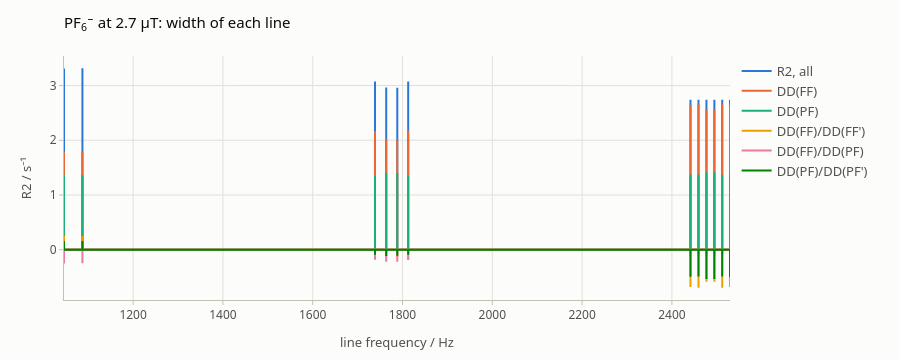

Notebook source saved alongside this figure:
### Markdown cell above
At zero field the lines are those of the `J`-spectrum, `(K + 1/2) J`: 1065,
1775 and 2485 Hz. At 2.7 µT each splits by `M`, and their widths run from 2.7
to 3.3 s⁻¹. As stems, with the contribution of each class:

### Code cell
def comb(values):
    """A stem at each line frequency, joined along zero."""
    x = np.repeat(lines.frequencies, 3)
    y = np.zeros_like(x)
    y[1::3] = values
    return x, y


by_class = {cls: np.diag(widths.rate_matrix(cls)) for cls in widths.classes}
axis, total = comb(R2)
fig = plot_time_series(axis, [total] + [comb(v)[1] for v in by_class.values()], names=["R2, all"] + list(by_class),
                       xlabel="line frequency / Hz", ylabel="R2 / s⁻¹", title="PF<sub>6</sub><sup>−</sup> at 2.7 µT: width of each line")
fig.update_layout(legend={"orientation": "v", "x": 1.01, "xanchor": "left", "y": 1, "yanchor": "top"}, margin={"r": 170})

### Figure 1 — Plotly figure (JSON) as saved in the notebook; plotly's stock layout.template omitted (floating-point values rounded to 4 significant figures)
{"data": [{"hovertemplate": "R2, all: %{y:.4g}<extra></extra>", "line": {"color": "#2a78d6", "width": 2}, "mode": "lines", "name": "R2, all", "x": [1046.0, 1046.0, 1046.0, 1087.0, 1087.0, 1087.0, 1739.0, 1739.0, 1739.0, 1764.0, 1764.0, 1764.0, 1788.0, 1788.0, 1788.0, 1813.0, 1813.0, 1813.0, 2441.0, 2441.0, 2441.0, 2459.0, 2459.0, 2459.0, 2477.0, 2477.0, 2477.0, 2495.0, 2495.0, 2495.0, 2512.0, 2512.0, 2512.0, 2529.0, 2529.0, 2529.0], "y": [0.0, 3.31, 0.0, 0.0, 3.317, 0.0, 0.0, 3.074, 0.0, 0.0, 2.963, 0.0, 0.0, 2.962, 0.0, 0.0, 3.075, 0.0, 0.0, 2.741, 0.0, 0.0, 2.741, 0.0, 0.0, 2.741, 0.0, 0.0, 2.741, 0.0, 0.0, 2.741, 0.0, 0.0, 2.741, 0.0], "type": "scatter"}, {"hovertemplate": "DD(FF): %{y:.4g}<extra></extra>", "line": {"color": "#eb6834", "width": 2}, "mode": "lines", "name": "DD(FF)", "x": [1046.0, 1046.0, 1046.0, 1087.0, 1087.0, 1087.0, 1739.0, 1739.0, 1739.0, 1764.0, 1764.0, 1764.0, 1788.0, 1788.0, 1788.0, 1813.0, 1813.0, 1813.0, 2441.0, 2441.0, 2441.0, 2459.0, 2459.0, 2459.0, 2477.0, 2477.0, 2477.0, 2495.0, 2495.0, 2495.0, 2512.0, 2512.0, 2512.0, 2529.0, 2529.0, 2529.0], "y": [0.0, 1.781, 0.0, 0.0, 1.793, 0.0, 0.0, 2.171, 0.0, 0.0, 2.024, 0.0, 0.0, 2.024, 0.0, 0.0, 2.177, 0.0, 0.0, 2.646, 0.0, 0.0, 2.66, 0.0, 0.0, 2.549, 0.0, 0.0, 2.549, 0.0, 0.0, 2.661, 0.0, 0.0, 2.648, 0.0], "type": "scatter"}, {"hovertemplate": "DD(PF): %{y:.4g}<extra></extra>", "line": {"color": "#1baf7a", "width": 2}, "mode": "lines", "name": "DD(PF)", "x": [1046.0, 1046.0, 1046.0, 1087.0, 1087.0, 1087.0, 1739.0, 1739.0, 1739.0, 1764.0, 1764.0, 1764.0, 1788.0, 1788.0, 1788.0, 1813.0, 1813.0, 1813.0, 2441.0, 2441.0, 2441.0, 2459.0, 2459.0, 2459.0, 2477.0, 2477.0, 2477.0, 2495.0, 2495.0, 2495.0, 2512.0, 2512.0, 2512.0, 2529.0, 2529.0, 2529.0], "y": [0.0, 1.369, 0.0, 0.0, 1.36, 0.0, 0.0, 1.354, 0.0, 0.0, 1.408, 0.0, 0.0, 1.403, 0.0, 0.0, 1.355, 0.0, 0.0, 1.376, 0.0, 0.0, 1.374, 0.0, 0.0, 1.418, 0.0, 0.0, 1.415, 0.0, 0.0, 1.371, 0.0, 0.0, 1.379, 0.0], "type": "scatter"}, {"hovertemplate": "DD(FF)/DD(FF'): %{y:.4g}<extra></extra>", "line": {"color": "#eda100", "width": 2}, "mode": "lines", "name": "DD(FF)/DD(FF')", "x": [1046.0, 1046.0, 1046.0, 1087.0, 1087.0, 1087.0, 1739.0, 1739.0, 1739.0, 1764.0, 1764.0, 1764.0, 1788.0, 1788.0, 1788.0, 1813.0, 1813.0, 1813.0, 2441.0, 2441.0, 2441.0, 2459.0, 2459.0, 2459.0, 2477.0, 2477.0, 2477.0, 2495.0, 2495.0, 2495.0, 2512.0, 2512.0, 2512.0, 2529.0, 2529.0, 2529.0], "y": [0.0, 0.2506, 0.0, 0.0, 0.2527, 0.0, 0.0, -0.1744, 0.0, 0.0, -0.1335, 0.0, 0.0, -0.1336, 0.0, 0.0, -0.1762, 0.0, 0.0, -0.6809, 0.0, 0.0, -0.6948, 0.0, 0.0, -0.5836, 0.0, 0.0, -0.5836, 0.0, 0.0, -0.6956, 0.0, 0.0, -0.6832, 0.0], "type": "scatter"}, {"hovertemplate": "DD(FF)/DD(PF): %{y:.4g}<extra></extra>", "line": {"color": "#e87ba4", "width": 2}, "mode": "lines", "name": "DD(FF)/DD(PF)", "x": [1046.0, 1046.0, 1046.0, 1087.0, 1087.0, 1087.0, 1739.0, 1739.0, 1739.0, 1764.0, 1764.0, 1764.0, 1788.0, 1788.0, 1788.0, 1813.0, 1813.0, 1813.0, 2441.0, 2441.0, 2441.0, 2459.0, 2459.0, 2459.0, 2477.0, 2477.0, 2477.0, 2495.0, 2495.0, 2495.0, 2512.0, 2512.0, 2512.0, 2529.0, 2529.0, 2529.0], "y": [0.0, -0.2515, 0.0, 0.0, -0.2487, 0.0, 0.0, -0.1838, 0.0, 0.0, -0.2208, 0.0, 0.0, -0.2195, 0.0, 0.0, -0.188, 0.0, 0.0, -0.1071, 0.0, 0.0, -0.1071, 0.0, 0.0, -0.1071, 0.0, 0.0, -0.1071, 0.0, 0.0, -0.1071, 0.0, 0.0, -0.1071, 0.0], "type": "scatter"}, {"hovertemplate": "DD(PF)/DD(PF'): %{y:.4g}<extra></extra>", "line": {"color": "#008300", "width": 2}, "mode": "lines", "name": "DD(PF)/DD(PF')", "x": [1046.0, 1046.0, 1046.0, 1087.0, 1087.0, 1087.0, 1739.0, 1739.0, 1739.0, 1764.0, 1764.0, 1764.0, 1788.0, 1788.0, 1788.0, 1813.0, 1813.0, 1813.0, 2441.0, 2441.0, 2441.0, 2459.0, 2459.0, 2459.0, 2477.0, 2477.0, 2477.0, 2495.0, 2495.0, 2495.0, 2512.0, 2512.0, 2512.0, 2529.0, 2529.0, 2529.0], "y": [0.0, 0.1605, 0.0, 0.0, 0.1605, 0.0, 0.0, -0.09206, 0.0, 0.0, -0.1137, 0.0, 0.0, -0.1118, 0.0, 0.0, -0.0924, 0.0, 0.0, -0.4928, 0.0, 0.0, -0.491, 0.0, 0.0, -0.5352, 0.0, 0.0, -0.5326, 0.0, 0.0, -0.4879, 0.0, 0.0, -0.4964, 0.0], "type": "scatter"}], "layout": {"font": {"family": "system-ui, -apple-system, \"Segoe UI\", Roboto, sans-serif", "color": "#0b0b0b", "size": 13}, "margin": {"l": 64, "r": 170, "t": 56, "b": 56}, "title": {"font": {"size": 15, "color": "#0b0b0b"}, "text": "PF<sub>6</sub><sup>−</sup> at 2.7 µT: width of each line", "x": 0, "xanchor": "left", "xref": "paper"}, "xaxis": {"tickfont": {"color": "#52514e", "size": 12}, "title": {"font": {"color": "#52514e", "size": 13}, "text": "line frequency / Hz"}, "showgrid": true, "gridcolor": "#e1e0d9", "gridwidth": 1, "zeroline": false, "showline": true, "linecolor": "#c3c2b7", "linewidth": 1, "mirror": false, "ticks": "outside", "tickcolor": "#c3c2b7", "ticklen": 4, "showspikes": true, "spikemode": "across", "spikesnap": "cursor", "spikethickness": 1, "spikedash": "solid", "spikecolor": "#898781", "range": [1046.0, 2529.0], "hoverformat": ".4g"}, "yaxis": {"tickfont": {"color": "#52514e", "size": 12}, "title": {"font": {"color": "#52514e", "size": 13}, "text": "R2 / s⁻¹"}, "showgrid": true, "gridcolor": "#e1e0d9", "gridwidth": 1, "zeroline": false, "showline": true, "linecolor": "#c3c2b7", "linewidth": 1, "mirror": false, "ticks": "outside", "tickcolor": "#c3c2b7", "ticklen": 4, "showspikes": false, "spikemode": "across", "spikesnap": "cursor", "spikethickness": 1, "spikedash": "solid", "spikecolor": "#898781", "exponentformat": "power"}, "legend": {"font": {"color": "#52514e"}, "orientation": "v", "x": 1.01, "xanchor": "left", "y": 1, "yanchor": "top", "bgcolor": "rgba(0,0,0,0)"}, "hoverlabel": {"font": {"color": "#0b0b0b", "family": "system-ui, -apple-system, \"Segoe UI\", Roboto, sans-serif"}, "bgcolor": "#fcfcfb", "bordercolor": "rgba(11,11,11,0.10)"}, "modebar": {"bgcolor": "rgba(0,0,0,0)", "color": "#898781", "activecolor": "#52514e", "remove": ["lasso2d", "select2d"]}, "height": 360, "paper_bgcolor": "#fcfcfb", "plot_bgcolor": "#fcfcfb", "dragmode": "zoom", "hovermode": "x unified", "showlegend": true}}
